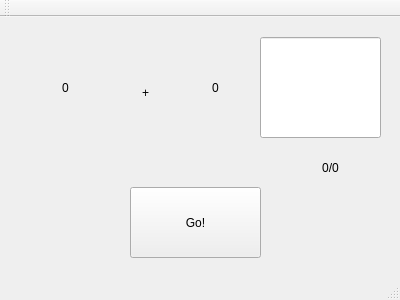
<?xml version="1.0" encoding="UTF-8"?>
<ui version="4.0">
 <class>MainWindow</class>
 <widget class="QMainWindow" name="MainWindow">
  <property name="geometry">
   <rect>
    <x>0</x>
    <y>0</y>
    <width>400</width>
    <height>300</height>
   </rect>
  </property>
  <property name="windowTitle">
   <string>MainWindow</string>
  </property>
  <widget class="QWidget" name="centralWidget">
   <widget class="QLineEdit" name="awnserBox">
    <property name="geometry">
     <rect>
      <x>260</x>
      <y>20</y>
      <width>121</width>
      <height>101</height>
     </rect>
    </property>
    <property name="text">
     <string/>
    </property>
   </widget>
   <widget class="QLabel" name="plus">
    <property name="geometry">
     <rect>
      <x>120</x>
      <y>40</y>
      <width>51</width>
      <height>71</height>
     </rect>
    </property>
    <property name="lineWidth">
     <number>2</number>
    </property>
    <property name="text">
     <string>+</string>
    </property>
    <property name="scaledContents">
     <bool>true</bool>
    </property>
    <property name="alignment">
     <set>Qt::AlignCenter</set>
    </property>
   </widget>
   <widget class="QPushButton" name="go">
    <property name="geometry">
     <rect>
      <x>130</x>
      <y>170</y>
      <width>131</width>
      <height>71</height>
     </rect>
    </property>
    <property name="text">
     <string>Go!</string>
    </property>
   </widget>
   <widget class="QLabel" name="num1">
    <property name="geometry">
     <rect>
      <x>30</x>
      <y>30</y>
      <width>71</width>
      <height>81</height>
     </rect>
    </property>
    <property name="text">
     <string>0</string>
    </property>
    <property name="scaledContents">
     <bool>false</bool>
    </property>
    <property name="alignment">
     <set>Qt::AlignCenter</set>
    </property>
   </widget>
   <widget class="QLabel" name="num2">
    <property name="geometry">
     <rect>
      <x>180</x>
      <y>30</y>
      <width>71</width>
      <height>81</height>
     </rect>
    </property>
    <property name="text">
     <string>0</string>
    </property>
    <property name="scaledContents">
     <bool>false</bool>
    </property>
    <property name="alignment">
     <set>Qt::AlignCenter</set>
    </property>
   </widget>
   <widget class="QLabel" name="displayBar">
    <property name="geometry">
     <rect>
      <x>60</x>
      <y>130</y>
      <width>241</width>
      <height>31</height>
     </rect>
    </property>
    <property name="text">
     <string/>
    </property>
    <property name="alignment">
     <set>Qt::AlignCenter</set>
    </property>
   </widget>
   <widget class="QLabel" name="count">
    <property name="geometry">
     <rect>
      <x>290</x>
      <y>130</y>
      <width>81</width>
      <height>41</height>
     </rect>
    </property>
    <property name="text">
     <string>0/0</string>
    </property>
    <property name="alignment">
     <set>Qt::AlignCenter</set>
    </property>
   </widget>
  </widget>
  <widget class="QMenuBar" name="menuBar">
   <property name="geometry">
    <rect>
     <x>0</x>
     <y>0</y>
     <width>400</width>
     <height>20</height>
    </rect>
   </property>
  </widget>
  <widget class="QToolBar" name="mainToolBar">
   <attribute name="toolBarArea">
    <enum>TopToolBarArea</enum>
   </attribute>
   <attribute name="toolBarBreak">
    <bool>false</bool>
   </attribute>
  </widget>
  <widget class="QStatusBar" name="statusBar"/>
 </widget>
 <layoutdefault spacing="6" margin="11"/>
 <resources/>
 <connections/>
</ui>
